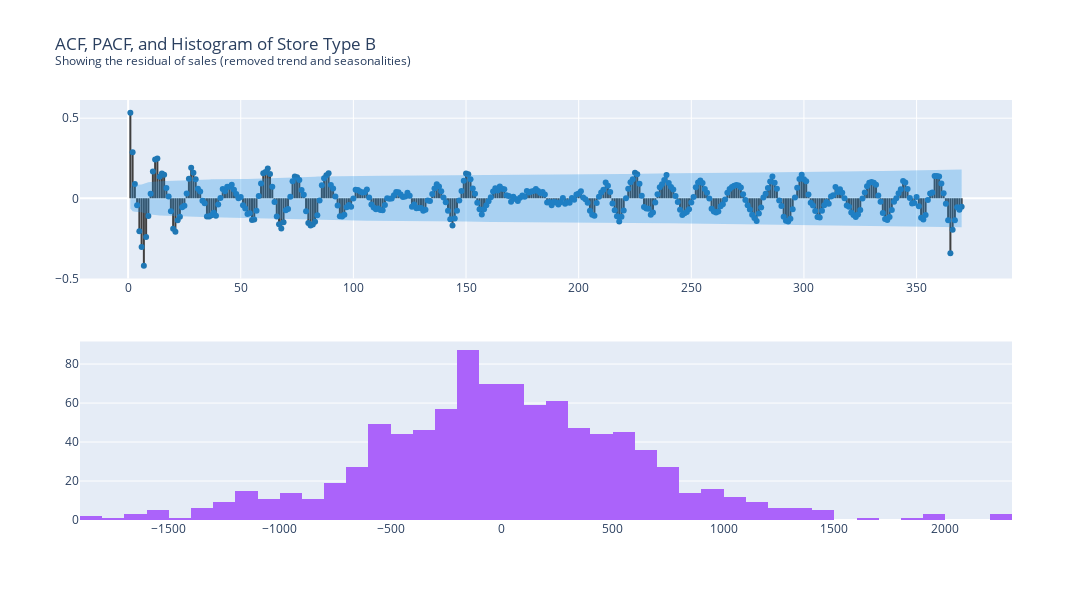

Notebook cell for this chart:
### Markdown cell above
We certainly won't be using 3 days since it's too short, and not 14 days either since we're already using 7 days. This left us with the last peak, 188 days (about 6 months)

The fact that 6 months appeared may indicate that there's a yearly season, but since we only have 3 years of data (not enough observation), it only caught up to 6 months instead

---

Let's stick using 7 days and 365 days seasonalities for now, but we need to check further by plotting the autocorrelation (see [chapter 2.6 - 2.8](https://otexts.com/fpp3/scatterplots.html)) of the STL residual

Based on Rob J Hyndman, a good [residual shouldn't have autocorrelation](https://otexts.com/fpp3/regression-evaluation.html#acf-plot-of-residuals) left, if the effect of the trend and seasonalities have been completely removed (only white noise remaining)

### Code cell
# Test different seasonalities here if needed
models = [ sfm.MSTL(season_length = [7, 365]) ]
sf = StatsForecast(models = models, freq = '1d', n_jobs = -1)

result = sf.fit(temp)
result = result.fitted_[0, 0].model_

fig = make_subplots(rows = 2, cols = 1)

# Autocorrelation of the residual
fig = plot_acf(result['remainder'], nlags = 370, zero = False, fig = fig, row = 1, col = 1)
# Histogram (distribution) of the residual
fig.add_histogram(x = result['remainder'], row = 2, col = 1)

fig.update_layout(
    title = 'ACF, PACF, and Histogram of Store Type B<br>' +
        '<sup>Showing the residual of sales (removed trend and seasonalities)</sup>',
    showlegend = False,
    width = 1400,
    height = 600
)

fig.show(renderer = 'vscode')
